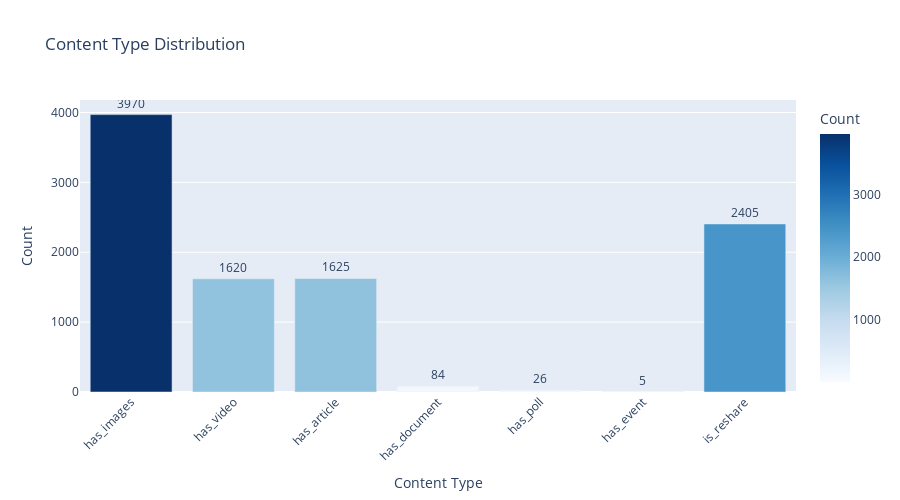

Notebook code cell kept with this figure:
### Code cell
# Visualize content type distribution
content_summary = pd.DataFrame({
    'Content Type': content_flags,
    'Count': [df[flag].sum() for flag in content_flags]
})

fig = px.bar(
    content_summary,
    x='Content Type',
    y='Count',
    title='Content Type Distribution',
    text='Count',
    color='Count',
    color_continuous_scale='Blues'
)

fig.update_traces(textposition='outside')
fig.update_layout(xaxis_tickangle=-45, height=500, showlegend=False)
fig.show()

# Display static image for GitHub preview
from IPython.display import Image, display
import plotly.io as pio
try:
    img_bytes = pio.to_image(fig, format='png', width=1200, height=700)
    display(Image(img_bytes))
except Exception as e:
    print(f'Static image export failed: {e}')
    print('Install kaleido: pip install kaleido')
fig.write_html('../output/figures/content_type_distribution.html')

### Figure 1 — Plotly figure (JSON) as saved in the notebook; plotly's stock layout.template omitted (floating-point values rounded to 4 significant figures)
{"data": [{"hovertemplate": "Content Type=%{x}<br>Count=%{marker.color}<extra></extra>", "legendgroup": "", "marker": {"color": [3970, 1620, 1625, 84, 26, 5, 2405], "coloraxis": "coloraxis", "pattern": {"shape": ""}}, "name": "", "orientation": "v", "showlegend": false, "text": [3970.0, 1620.0, 1625.0, 84.0, 26.0, 5.0, 2405.0], "textposition": "outside", "type": "bar", "x": ["has_images", "has_video", "has_article", "has_document", "has_poll", "has_event", "is_reshare"], "xaxis": "x", "y": [3970, 1620, 1625, 84, 26, 5, 2405], "yaxis": "y"}], "layout": {"barmode": "relative", "coloraxis": {"colorbar": {"title": {"text": "Count"}}, "colorscale": [[0, "rgb(247,251,255)"], [0.125, "rgb(222,235,247)"], [0.25, "rgb(198,219,239)"], [0.375, "rgb(158,202,225)"], [0.5, "rgb(107,174,214)"], [0.625, "rgb(66,146,198)"], [0.75, "rgb(33,113,181)"], [0.875, "rgb(8,81,156)"], [1, "rgb(8,48,107)"]]}, "height": 500, "legend": {"tracegroupgap": 0}, "showlegend": false, "title": {"text": "Content Type Distribution"}, "xaxis": {"anchor": "y", "domain": [0, 1], "tickangle": -45, "title": {"text": "Content Type"}}, "yaxis": {"anchor": "x", "domain": [0, 1], "title": {"text": "Count"}}}}
